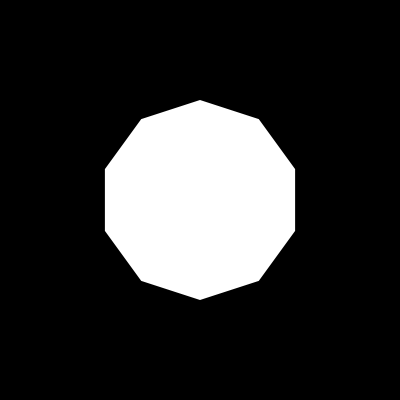
Frame 1 (no input)
Frame 60 (the mouse pressed at the canvas centre just before this capture): identical to frame 1, image omitted
Frame 120 (the mouse held since frame 60 and released just before this capture): identical to frame 1, image omitted

The Processing sketch that drew this single still picture (run headless with seeded random() and noise(); from frame 60 on, the mouse is pressed at the canvas centre):

// Processing sketch: Porus_Medium
// ── Porus_Medium.pde
int sides=10;
float ang=TWO_PI/3;
Polygon P;
void setup()
{
  size(400,400);
  P=new Polygon(new PVector(width/2,height/2),sides,100);
}
void draw()
{
  background(0);
  P.show();
}

// ── Polygon.pde
class Polygon
{
  PVector center;
  int sides;
  float size;
  Polygon(PVector center_,int sides_,float size_)
  {
    center=new PVector();
    center.set(center_);
    sides=sides_;
    size=size_;
  }
  void show()
  {
    pushMatrix();
    translate(center.x,center.y);
    float ang=TWO_PI/((float)sides);
    beginShape();
    fill(255);
    noStroke();
    for(int i=0;i<sides;i++)
    {
      float a=ang*((float)i+0.5);
      vertex(size*cos(a),size*sin(a));
    }
    endShape(CLOSE);
    popMatrix();
  }
}

// ── set.pde
class Set
{
  PVector A,B,C;
  PVector center;
  float size;
  Set(PVector center_,float size_)
  {
    A=new PVector();
    B=new PVector();
    C=new PVector();
    center=new PVector();
    center.set(center_);
    size=size_;
    make_child();
  }
  void make_child()
  {
  }
}
